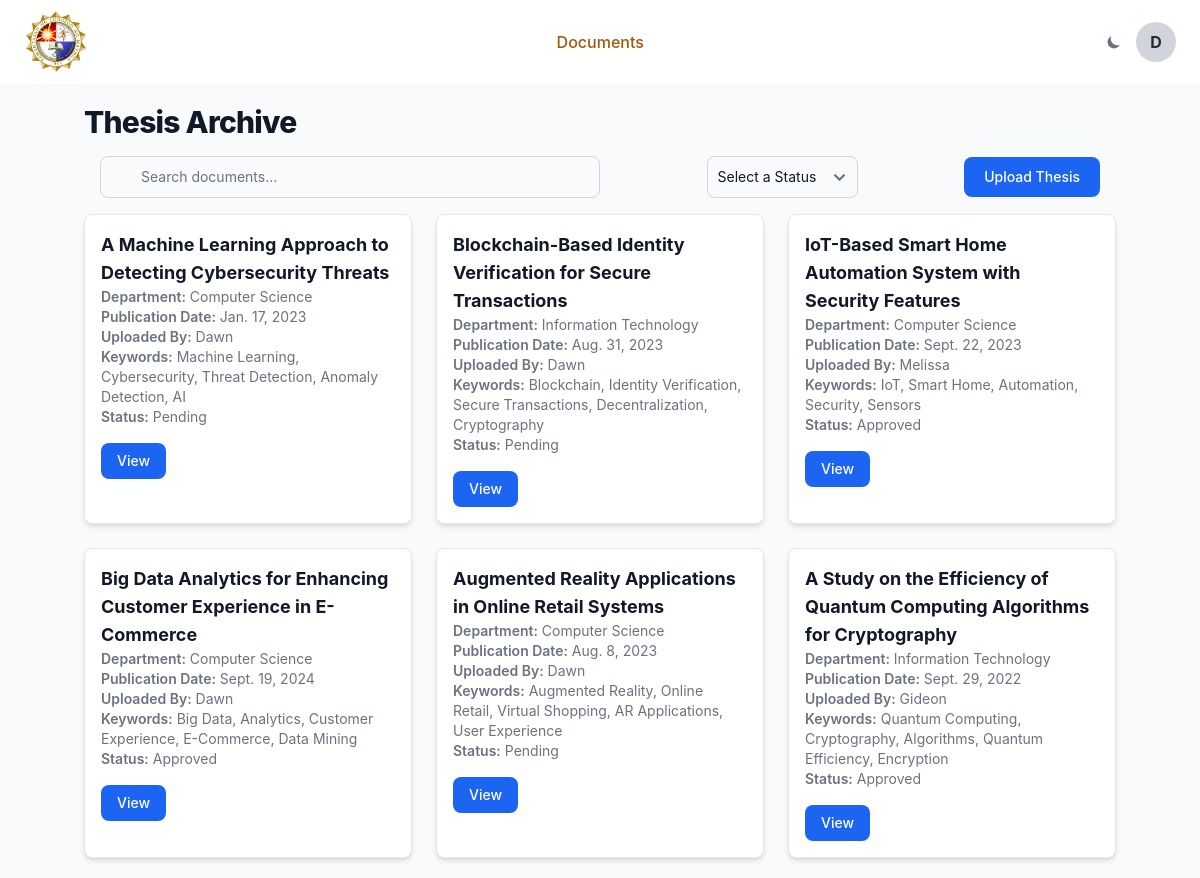
The page /document/list (signed in) on the database its author committed.
### archive_app/models.py (models this page shows, shortened)
class User(AbstractUser):
    ROLE_CHOICES = [
        ('guest', 'Guest'),
        ('student', 'Student'),
        ('admin', 'Admin'),
    ]
    username = None  # Remove the username field
    first_name = None  # Remove the first_name field
    last_name = None  # Remove the last_name field
    email = models.EmailField(unique=True)  # Use email as the unique identifier
    full_name = models.CharField(max_length=255, blank=True)  # Custom full_name field
    role = models.CharField(max_length=10, choices=ROLE_CHOICES, default='guest')
    is_active = models.BooleanField(default=True)
    objects = CustomUserManager()  # Attach the custom manager
    USERNAME_FIELD = 'email'  # Set email as the unique identifier for authentication
    REQUIRED_FIELDS = []  # Remove the requirement for other fields during user creation

class Document(models.Model):
    STATUS_CHOICES = [
        ('Pending', 'Pending'),
        ('Approved', 'Approved'),
    ]
    title = models.CharField(max_length=255)  # Required
    abstract = models.TextField(blank=True, null=True)  # Optional
    publication_date = models.DateField(blank=True, null=True)
    document_type = models.CharField(max_length=100, blank=True, null=True)  # Optional
    degree_name = models.CharField(max_length=100, blank=True, null=True)  # Optional
    subject_categories = models.CharField(max_length=255, blank=True, null=True)  # Optional
    college = models.CharField(max_length=100, blank=True, null=True)  # Optional
    department = models.CharField(max_length=100)  # Required
    advisor = models.CharField(max_length=100, blank=True, null=True)  # Optional
    panel_members = models.TextField(blank=True, null=True)  # Optional
    keywords = models.TextField(blank=True, null=True)  # Optional
    language = models.CharField(max_length=50, blank=True, null=True)  # Optional
    file_path = models.FileField(upload_to='documents/')  # Required
    uploaded_by = models.ForeignKey(User, on_delete=models.CASCADE)  # Required
    status = models.CharField(max_length=10, choices=STATUS_CHOICES, default='Pending')  # Required

### archive_app/views.py (the view)
# urls.py: path('document/list', views.document_list, name='document_list'),
def document_list(request):
    query = request.GET.get('q')  # For search functionality
    status_filter = request.GET.get('status')  # For status filtering (Pending, Approved, etc.)
    if request.user.is_authenticated:
        if request.user.role == 'student':
            documents = Document.objects.filter(
                Q(status="Approved") | Q(status="Pending", uploaded_by=request.user)
            )
        elif request.user.role == 'admin':
            documents = Document.objects.all()
        else:
            documents = Document.objects.filter(status="Approved")
    else:
        documents = Document.objects.filter(status="Approved")
    if query:
        documents = documents.filter(
            Q(title__icontains=query) | Q(keywords__icontains=query) | Q(abstract__icontains=query)
        )
    if status_filter:
        documents = documents.filter(status=status_filter)
    paginator = Paginator(documents, 10)  # Show 10 documents per page
    page = request.GET.get('page')
    documents = paginator.get_page(page)
    return render(request, 'document_list.html', {
        'documents': documents,
        'query': query,
        'selected_status': status_filter,
    })

### archive_app/templatetags/custom_filters.py (called while the page is built)
@register.filter
def initials(full_name):
    if not full_name:
        return ""
    name_parts = full_name.split()
    if len(name_parts) > 1:
        return f"{name_parts[0][0]}{name_parts[-1][0]}".upper()
    return name_parts[0][0].upper()  # Single name fallback

### templates/document_list.html (shortened to what this page needs)
{% extends "_base.html" %}
{% load static %}
{% block content %}
<section class="bg-gray-50 dark:bg-gray-900 p-3 sm:p-5">
    <div class="mx-auto max-w-screen-xl px-4 lg:px-12">
        <h1 class="text-2xl font-extrabold tracking-tight leading-none text-gray-900 md:text-3xl dark:text-white">
            Thesis Archive
        </h1>
        <div class="flex items-center justify-between space-y-3 md:space-y-0 md:space-x-4 p-4">
            <div class="w-full md:w-1/2">
                <form method="GET" class="flex items-center">
                    <div class="relative w-full">
                        <input type="text" id="search" name="q"
                            class="bg-gray-50 border border-gray-300 text-gray-900 text-sm rounded-lg focus:ring-primary-500 focus:border-primary-500 block w-full pl-10 p-2.5 dark:bg-gray-700 dark:border-gray-600 dark:placeholder-gray-400 dark:text-white"
                            placeholder="Search documents..." value="{{ request.GET.q }}">
                    </div>
                </form>
            </div>
            {% if user.is_authenticated %}
            <div>
                <form method="GET">
                    <select name="status"
                        class="bg-gray-50 border border-gray-300 text-gray-900 text-sm rounded-lg focus:ring-primary-500 focus:border-primary-500 block w-full p-2.5 dark:bg-gray-700 dark:border-gray-600 dark:placeholder-gray-400 dark:text-white"
                        onchange="this.form.submit()">
                        <option value="" disabled {% if not request.GET.status %}selected{% endif %}>Select a Status</option>
                    </select>
                </form>
            </div>
            {% endif %}
            {% if user.is_authenticated and user.role == 'student' %}
            <button data-modal-target="submit-document-modal" data-modal-toggle="submit-document-modal"
                class="text-white bg-blue-600 hover:bg-blue-700 focus:ring-4 focus:ring-blue-300 font-medium rounded-lg text-sm px-4 lg:px-5 py-2 lg:py-2.5 dark:bg-blue-500 dark:hover:bg-blue-600 dark:focus:ring-blue-700"
                type="button">
                Upload Thesis
            </button>
            {% endif %}
        </div>
        <div class="grid grid-cols-1 sm:grid-cols-2 lg:grid-cols-3 gap-6">
            {% for document in documents %}
            <div
                class="bg-white dark:bg-gray-800 border border-gray-200 dark:border-gray-700 rounded-lg shadow-md overflow-hidden">
                <div class="p-4">
                    <h2 class="text-lg font-bold text-gray-900 dark:text-white">
                        {{ document.title }}
                    </h2>
                    <p class="text-sm text-gray-500 dark:text-gray-400">
                        <span class="font-semibold">Department:</span> {{ document.department }}
                    </p>
                    <p class="text-sm text-gray-500 dark:text-gray-400">
                        <span class="font-semibold">Publication Date:</span> {{ document.publication_date }}
                    </p>
                    <p class="text-sm text-gray-500 dark:text-gray-400">
                        <span class="font-semibold">Uploaded By:</span> {{ document.uploaded_by.full_name }}
                    </p>
                    <p class="text-sm text-gray-500 dark:text-gray-400">
                        <span class="font-semibold">Keywords:</span> {{ document.keywords }}
                    </p>
                    <p class="text-sm text-gray-500 dark:text-gray-400">
                        <span class="font-semibold">Status:</span> {{ document.status }}
                    </p>
                    <div class="mt-4 flex justify-between">
                        <a href="{% url 'view_document' document.id %}"
                            class="text-white bg-blue-600 hover:bg-blue-700 font-medium rounded-lg text-sm px-4 py-2">
                            View
                        </a>
                    </div>
                </div>
            </div>
            {% empty %}
            <p class="text-center text-gray-500 dark:text-gray-400">
                No documents found.
            </p>
            {% endfor %}
        </div>
    </div>
</section>
{% endblock content %}

### templates/_base.html (shortened to what this page needs)
{% load compress %} {% load static %} {% load custom_filters %}
<!DOCTYPE html>
<html lang="en">
  <head>
    {% compress css %}
    <link rel="stylesheet" href="{% static 'src/output.css' %}" />
    {% endcompress %}
  </head>
  <body class="bg-gray-50 dark:bg-gray-900">
    <header>
      <nav
        class="bg-white border-gray-200 px-4 lg:px-6 py-2.5 dark:bg-gray-800"
      >
        <div
          class="flex flex-wrap justify-between items-center mx-auto max-w-screen-xl"
        >
          <a href="#" class="flex items-center">
            <img
              src="{% static 'assets/plm-logo.png' %}"
              class="mr-3 h-10 sm:h-16"
              alt="PLM Logo"
            />
          </a>
          <div class="flex items-center lg:order-2">
            <button
              id="theme-toggle"
              type="button"
              class="text-gray-500 dark:text-gray-400 hover:bg-gray-100 dark:hover:bg-gray-700 focus:outline-none focus:ring-4 focus:ring-gray-200 dark:focus:ring-gray-700 rounded-lg p-1.5 mr-2"
            >
              <svg
                id="theme-toggle-dark-icon"
                class="hidden w-4 h-4"
                fill="currentColor"
                viewBox="0 0 20 20"
                xmlns="http://www.w3.org/2000/svg"
              >
                <path
                  d="M17.293 13.293A8 8 0 016.707 2.707a8.001 8.001 0 1010.586 10.586z"
                ></path>
              </svg>
            </button>
            {% if user.is_authenticated %}
            <button
              id="avatarButton"
              data-dropdown-toggle="userDropdown"
              data-dropdown-placement="bottom-start"
              class="w-10 h-10 rounded-full flex items-center justify-center bg-gray-300 text-gray-800 dark:bg-gray-700 dark:text-white font-bold"
            >
              {{ user.full_name|initials }}
            </button>
            {% endif %}
          </div>
          <div
            class="hidden justify-center items-center w-full lg:flex lg:w-auto lg:order-1"
            id="mobile-menu-2"
          >
            <ul
              class="flex flex-col mt-4 font-medium lg:flex-row lg:space-x-8 lg:mt-0"
            >
              <li>
                <a
                  href="{% url 'document_list' %}"
                  class="text-gray-700 dark:text-gray-300 hover:text-yellow-600 dark:hover:text-yellow-400 {% if request.path == '/document/list' %} text-yellow-600 dark:text-yellow-400 {% endif %}"
                >
                  Documents
                </a>
              </li>
            </ul>
          </div>
        </div>
      </nav>
    </header>
    <div class="container mx-auto px-4 max-w-full">
      {% block content %} {% endblock content %}
    </div>
  </body>
</html>

### rows shown on the page
User: full_name|initials "D"
Document: title "A Machine Learning Approach to Detecting Cybersecurity Threats", department "Computer Science", publication_date "Jan. 17, 2023", uploaded_by.full_name "Dawn", keywords "Machine Learning, Cybersecurity, Threat Detection, Anomaly Detection, AI", status "Pending"
Document: title "Blockchain-Based Identity Verification for Secure Transactions", department "Information Technology", publication_date "Aug. 31, 2023", uploaded_by.full_name "Dawn", keywords "Blockchain, Identity Verification, Secure Transactions, Decentralization, Cryptography", status "Pending"
Document: title "IoT-Based Smart Home Automation System with Security Features", department "Computer Science", publication_date "Sept. 22, 2023", uploaded_by.full_name "Melissa", keywords "IoT, Smart Home, Automation, Security, Sensors", status "Approved"
Document: title "Big Data Analytics for Enhancing Customer Experience in E-Commerce", department "Computer Science", publication_date "Sept. 19, 2024", uploaded_by.full_name "Dawn", keywords "Big Data, Analytics, Customer Experience, E-Commerce, Data Mining", status "Approved"
Document: title "Augmented Reality Applications in Online Retail Systems", department "Computer Science", publication_date "Aug. 8, 2023", uploaded_by.full_name "Dawn", keywords "Augmented Reality, Online Retail, Virtual Shopping, AR Applications, User Experience", status "Pending"
Document: title "A Study on the Efficiency of Quantum Computing Algorithms for Cryptography", department "Information Technology", publication_date "Sept. 29, 2022", uploaded_by.full_name "Gideon", keywords "Quantum Computing, Cryptography, Algorithms, Quantum Efficiency, Encryption", status "Approved"
